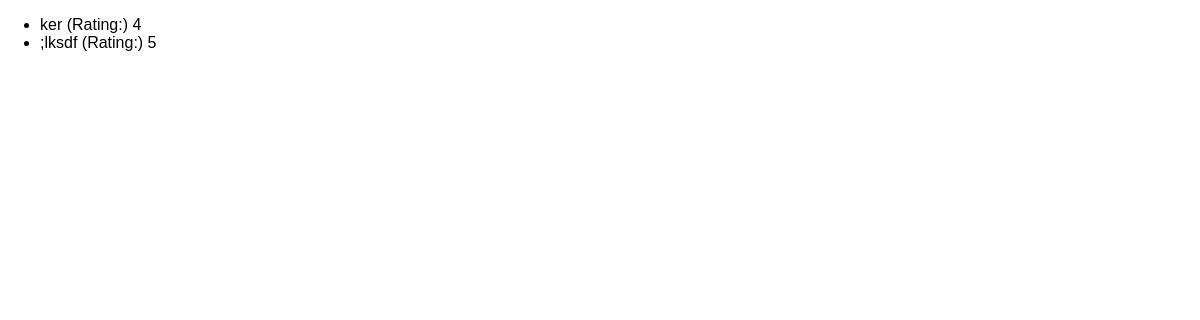
The app's page /reviews, older data.
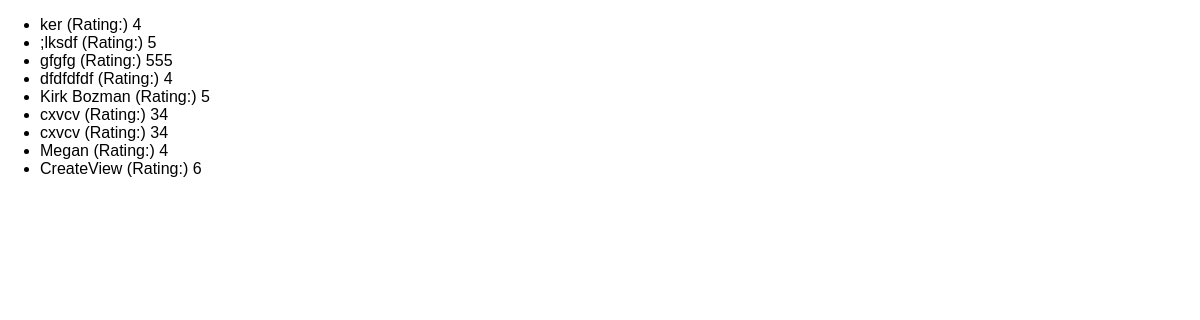
The same page, newer data.
### reviews/models.py (models this page shows)
class Review(models.Model):
    user_name = models.CharField(max_length=100)
    review_text = models.TextField()
    rating= models.IntegerField()

### reviews/views.py (the view)
# urls.py: path("reviews", views.ReviewsListView.as_view()),
class ReviewsListView(ListView):
    template_name = "reviews/review_list.html"
    model = Review
    context_object_name = "Movie_Reviews" # sets the variable to the name we can loop through in the HTML file
    def get_queryset(self):
        base_query = super().get_queryset()
        data = base_query.filter(rating__gt=3)
        return data

### reviews/templates/reviews/review_list.html (shortened to what this page needs)
{% extends "reviews/base.html" %}
{% block content %}
<ul>
    {% for review in Movie_Reviews %}
    <li>{{ review.user_name }} (Rating:) {{review.rating}} </li>
    {% endfor %}
</ul>
{% endblock %}

### reviews/templates/reviews/base.html (shortened to what this page needs)
{% load static %}
<!DOCTYPE html>
<html lang="en">
<head>
    <link rel="stylesheet" href="{% static "reviews/base.css" %}">
</head>
<body>
{% block content %}
{%  endblock %}

### reviews/static/reviews/base.css (style rules this page uses)
body { font-family: sans-serif; margin: 0; }

Row changes from the older to the newer data that the page shows:
added Review: user_name "gfgfg", rating "555"
added Review: user_name "dfdfdfdf", rating "4"
added Review: user_name "Kirk Bozman", rating "5"
added Review: user_name "cxvcv", rating "34"
added Review: user_name "cxvcv", rating "34"
added Review: user_name "Megan", rating "4"
added Review: user_name "CreateView", rating "6"
